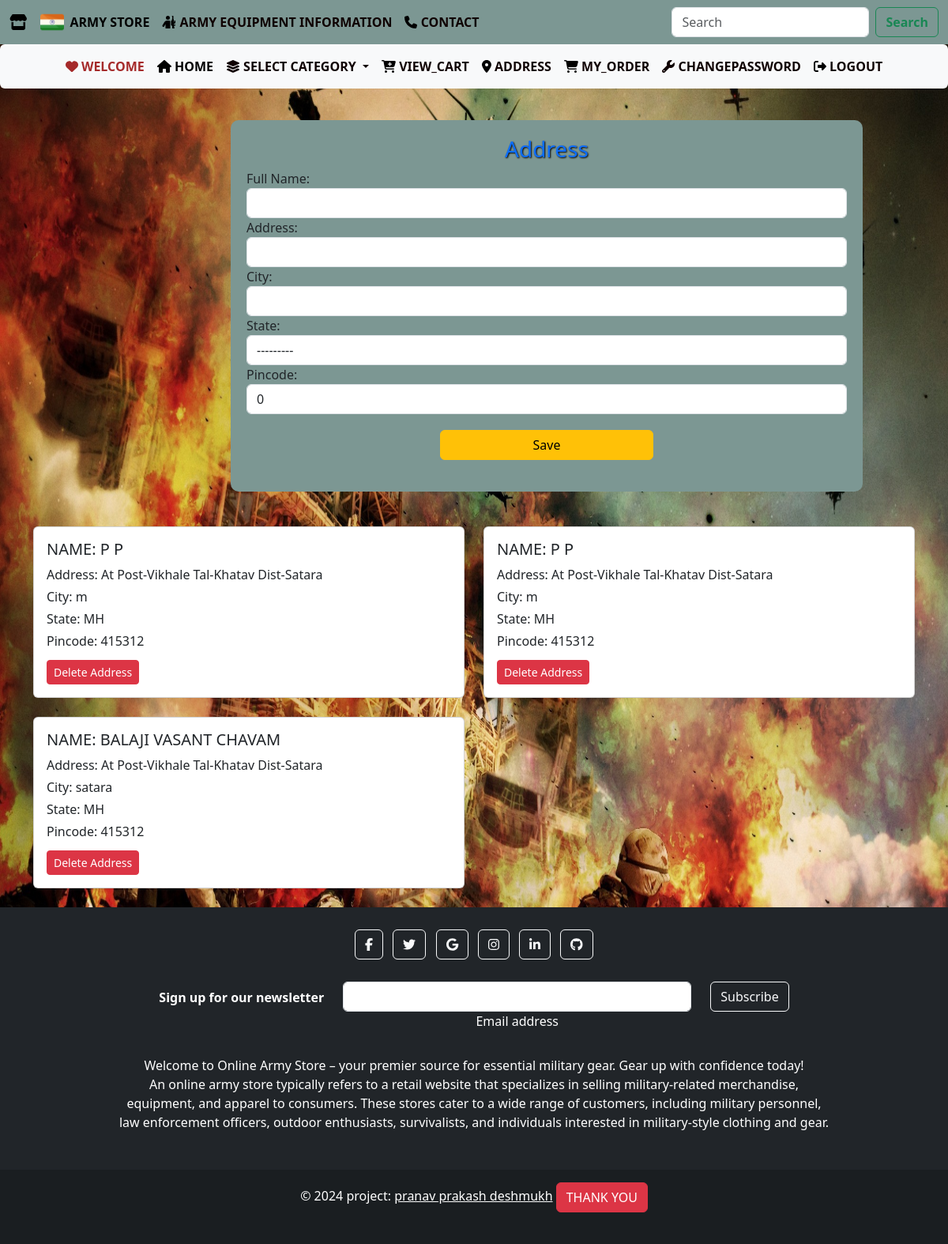
The page /address (signed in) on the database its author committed.
### army/models.py (models this page shows, shortened)
class Customer(models.Model):
    STATE_CHOICES = [
        ('AP', 'Andhra Pradesh'),
        ('AR', 'Arunachal Pradesh'),
        ('AS', 'Assam'),
        ('BR', 'Bihar'),
        ('CT', 'Chhattisgarh'),
        ('GA', 'Goa'),
        ('GJ', 'Gujarat'),
        ('HR', 'Haryana'),
        ('HP', 'Himachal Pradesh'),
        ('JH', 'Jharkhand'),
        ('KA', 'Karnataka'),
        ('KL', 'Kerala'),
        ('MP', 'Madhya Pradesh'),
        ('MH', 'Maharashtra'),
        ('MN', 'Manipur'),
        ('ML', 'Meghalaya'),
        ('MZ', 'Mizoram'),
        ('NL', 'Nagaland'),
        ('OR', 'Odisha'),
        ('PB', 'Punjab'),
        ('RJ', 'Rajasthan'),
        ('SK', 'Sikkim'),
        ('TN', 'Tamil Nadu'),
        ('TG', 'Telangana'),
        ('TR', 'Tripura'),
        ('UP', 'Uttar Pradesh'),
        ('UK', 'Uttarakhand'),
        ('WB', 'West Bengal'),
        ('AN', 'Andaman and Nicobar Islands'),
        ('CH', 'Chandigarh'),
        ('DN', 'Dadra and Nagar Haveli and Daman and Diu'),
        ('DL', 'Delhi'),
        ('JK', 'Jammu and Kashmir'),
        ('LA', 'Ladakh'),
        ('LD', 'Lakshadweep'),
        ('PY', 'Puducherry'),
    ]
    user = models.ForeignKey(User, on_delete=models.CASCADE)  # we have created Many-to-one relationship i.e multiple order can be done by one user
    name = models.CharField(max_length=100)
    address = models.CharField(max_length=100)
    city = models.CharField(max_length=100)
    state = models.CharField(max_length=2, choices=STATE_CHOICES)
    pincode = models.IntegerField(
        default=0,
        blank=True,
        null=True,
    )

### army/views.py (the view)
# urls.py: path('address',views.address,name='address'),
def address(request):
    if request.method == 'POST':
            print(request.user)
            mf =CustomerForm(request.POST)
            print('mf',mf)
            if mf.is_valid():
                user=request.user                # user variable store the current user i.e steveroger
                name= mf.cleaned_data['name']
                address= mf.cleaned_data['address']
                city= mf.cleaned_data['city']
                state= mf.cleaned_data['state']
                pincode= mf.cleaned_data['pincode']
                print(state)
                print(city)
                print(name)
                Customer(user=user,name=name,address=address,city=city,state=state,pincode=pincode).save()
                return redirect('address')
    else:
        mf =CustomerForm()
        address = Customer.objects.filter(user=request.user)
        print(address)
    return render(request,'address.html',{'mf':mf,'address':address})

### army/forms.py
class CustomerForm(forms.ModelForm):
    class Meta:
        model = Customer
        fields=['name','address','city','state','pincode']
        labels ={'name':'Full Name'}
        widgets= {'name':forms.TextInput(attrs={'class':'form-control'}),
                  'address':forms.TextInput(attrs={'class':'form-control'}),
                  'city':forms.TextInput(attrs={'class':'form-control'}),
                  'state':forms.Select(attrs={'class':'form-control'}),
                  'pincode':forms.NumberInput(attrs={'class':'form-control'}),
                  }

### army/templates/address.html (shortened to what this page needs)
{% extends "army.html" %}
{% block content %}
<div class="container-fluid " style="width: 100%;">
    <div class="row">
        <div class="container ">
            <div class="container">
                <div class="row " >
                        <div class="">
                    <div class="container profile-form2 change-password50">
                        <div class="reg">
                            <h3 class="text-primary" style="color: rgb(255, 255, 255); text-shadow: 1px 1px 2px black; text-align: center;">Address</h3>
                        </div>
                        <form action="" method="POST" novalidate>
                            {% for f in mf %}
                            <div class="form-group mr-4 ml-4">
                                {{ f.label_tag }} {{ f }} {{ f.errors }}
                            </div>
                            {% endfor %}
                            <div class="text-center">
                                <input type="submit" value="Save" class="btn btn-warning register-button">
                            </div>
                        </form>
                    </div>
                </div>
                <div class="container mt-4">
                    <div class="row">
                        {% for add in address %}
                        <div class="col-md-6 mb-4">
                            <div class="card">
                                <div class="card-body">
                                    <h5 class="card-title">
                                        NAME: {{ add.name|upper }}
                                    </h5>
                                    <p class="card-text mb-1">Address: {{ add.address }}</p>
                                    <p class="card-text mb-1">City: {{ add.city }}</p>
                                    <p class="card-text mb-1">State: {{ add.state }}</p>
                                    <p class="card-text mb-1">Pincode: {{ add.pincode }}</p>
                                    <form action="{% url 'deleteaddress' add.id %}" method="POST">
                                        <button type="submit" class="btn btn-danger btn-sm mt-2">Delete Address</button>
                                    </form>
                                </div>
                            </div>
                        </div>
                        {% endfor %}
                    </div>
                </div>
            </div>
        </div>
    </div>
  </div>
</div>
{% endblock content %}

### army/static/army/css/army.css (style rules this page uses)
.register-button { color: black; margin-bottom: 20px; margin-top: 20px; }
.register-button { width: 270px; }
.profile-form2 { background-color: rgb(124, 151, 147); padding: 20px; border-radius: 10px; margin-top: 40px; width: 800px; margin-bottom: 20px; margin-left: 250px; }
.card { transition: transform 0.3s ease, box-shadow 0.3s ease; }
.card-body { transition: background-color 0.3s ease; }
.card-title { transition: color 0.3s ease, text-shadow 0.3s ease; }
.card-text { transition: color 0.3s ease; }
.btn-danger { transition: background-color 0.3s ease; }
.change-password50 { transition: transform 0.3s ease, box-shadow 0.3s ease; }
.register-button { transition: background-color 0.3s ease; }

### rows shown on the page
Customer: name "P P", address "At Post-Vikhale Tal-Khatav Dist-Satara", city "m", state "MH", pincode "415312"
Customer: name "P P", address "At Post-Vikhale Tal-Khatav Dist-Satara", city "m", state "MH", pincode "415312"
Customer: name "BALAJI VASANT CHAVAM", address "At Post-Vikhale Tal-Khatav Dist-Satara", city "satara", state "MH", pincode "415312"

### other values the page prints
{{ f.label_tag }} "Full Name:" "Address:" "City:" "State:" "Pincode:"
